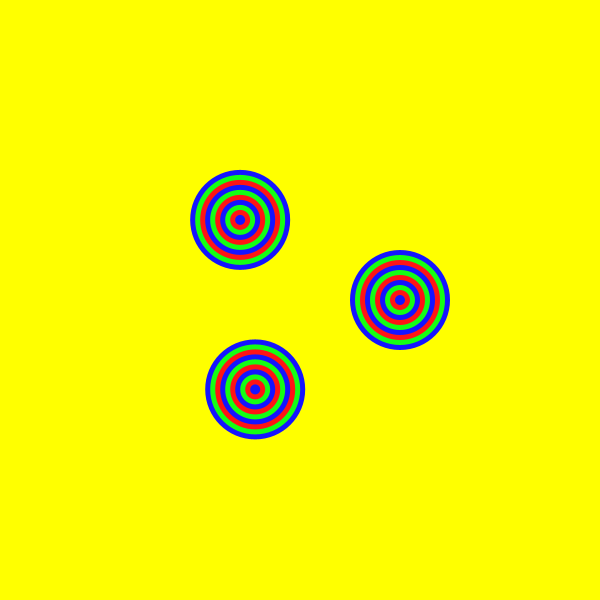
Frame 1 (no input)
Frame 60 (the mouse pressed at the canvas centre just before this capture): identical to frame 1, image omitted
Frame 120 (the mouse held since frame 60 and released just before this capture): identical to frame 1, image omitted

The Processing sketch that drew this single still picture (run headless with seeded random() and noise(); from frame 60 on, the mouse is pressed at the canvas centre):

// Processing sketch: sketch_181002b
// ── sketch_181002b.pde
// draw balls

void setup() {
  size(600, 600);
  ellipseMode(CENTER);
  noStroke();
}

void draw() {
  background(255, 255, 0);
  translate(height/2, width/2);
  for(int i=0; i<3; i++) {
    drawCircle(100*cos(i*90), 100*sin(i*90));
  }
}


void drawCircle(float x, float y) {
  for (int i=0; i<10; i++) {
    int mi = i % 3;
    if (mi == 2) {
      fill(255, 20, 20);
    } else if (mi == 1) {  // modoulo(remainder)
      fill(20, 255, 20);
    } else {
      fill(20, 20, 255);
    }
    ellipse(x, y, 100-i*10, 100-i*10);
  }  
}
